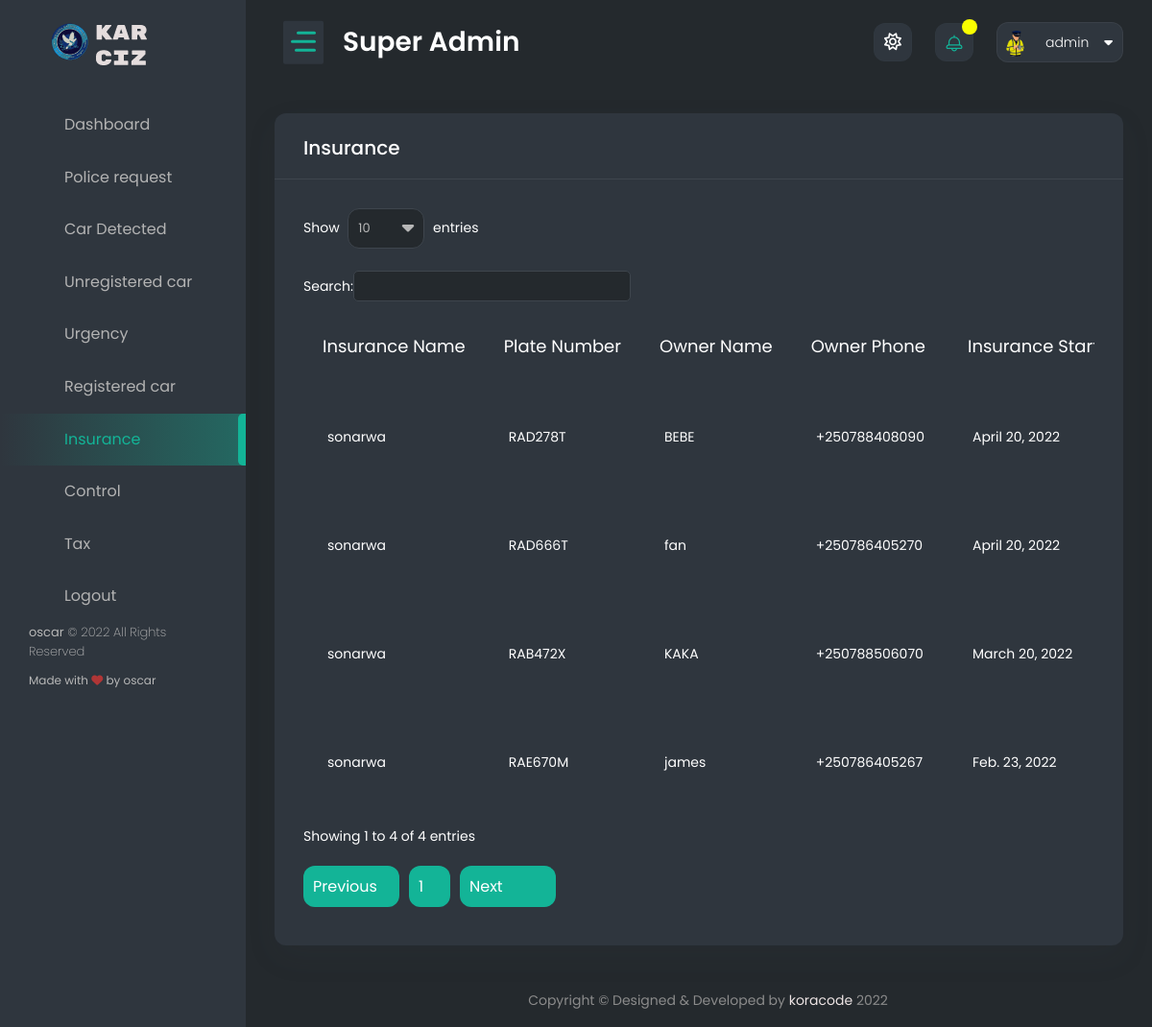
Page /superimboniadmin/admin_insurance/ (signed in) on the earlier database version.
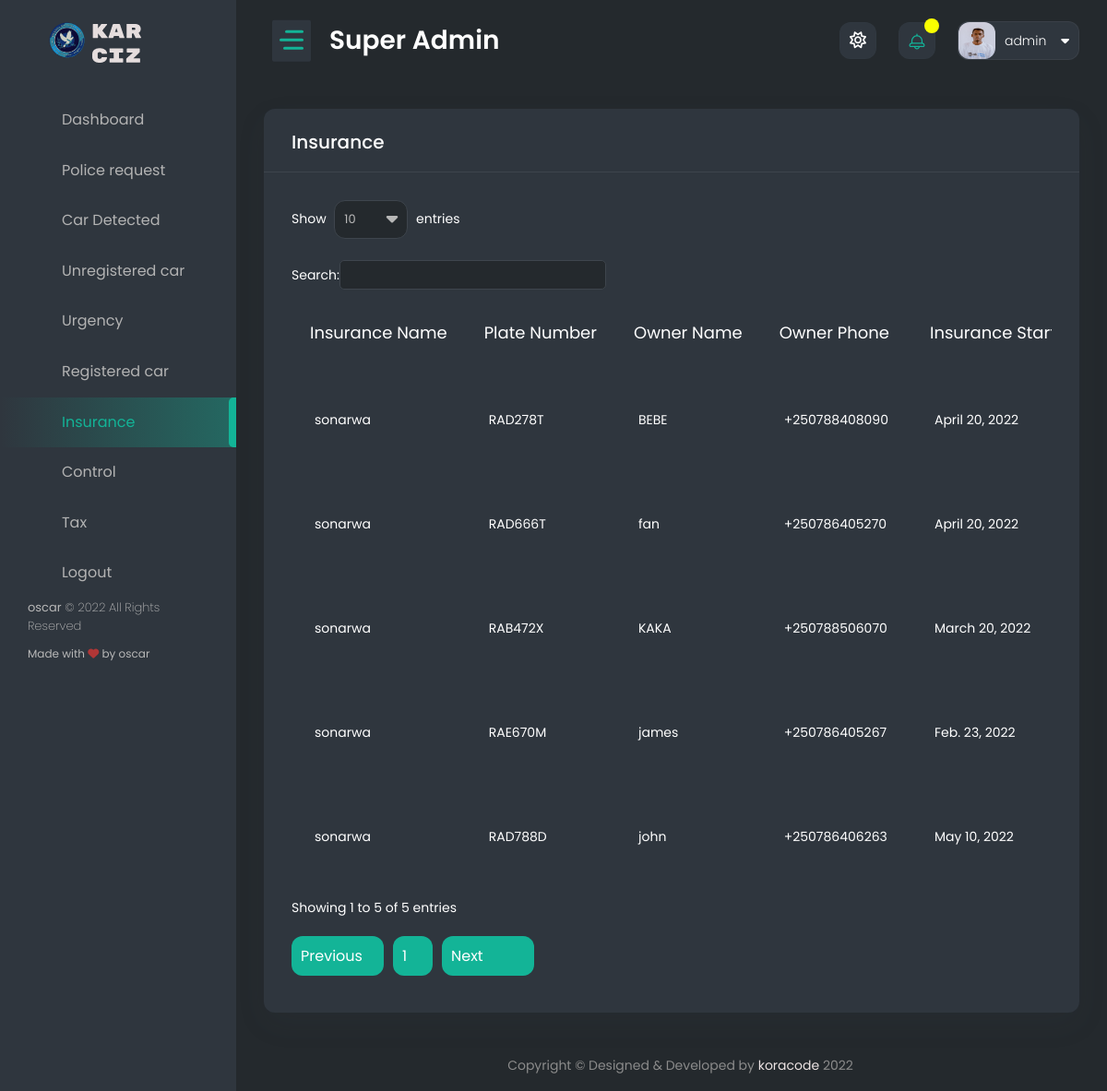
Same page on the later database version.
### authentication/models.py (models this page shows, shortened)
class Profile(models.Model):
    user = models.OneToOneField(User, on_delete=models.CASCADE)
    user_image = models.ImageField(upload_to='images/', default='profile.png', )
    date_of_birth = models.DateField(max_length=250, blank=True, null=True)
    id_number = models.PositiveIntegerField(blank=True, null=True)
    email = models.EmailField(blank=True, null=True)
    rank = models.CharField(max_length=50, blank=True, null=True)
    residence = models.CharField(max_length=50, blank=True, null=True)

### car_plate/models.py (models this page shows, shortened)
class Insurance(models.Model):
    insurance_name = models.CharField(max_length=50)
    car = models.ForeignKey(Car_registration, on_delete=models.SET_NULL, null=True)
    insurance_duration_start = models.DateField()
    insurance_duration_end = models.DateField()
    time_done = models.DateTimeField(auto_now_add=True)
    class Meta:
        verbose_name_plural = 'Insurance'

class Car_registration(models.Model):
    id = models.UUIDField(
        default=uuid.uuid4,
        unique=True,
        primary_key=True,
        editable=False
    )
    owner_name = models.CharField(max_length=50)
    Owner_Id = models.IntegerField()
    car_model = models.CharField(max_length=200, null=False)
    owner_phone_number = PhoneNumberField()
    owner_email = models.EmailField()
    plate_number = models.CharField(max_length=20, unique=True)
    time_done = models.DateTimeField(auto_now_add=True)
    class Meta:
        verbose_name_plural = 'Car Registration'
        ordering = ['-id']

### admin_panel/views.py (the view)
# urls.py: path('admin_insurance/', admin_insurance, name='admin_insurance'),
def admin_insurance(request):
    now_date = now.date()
    all_insurance = Insurance.objects.all()
    context = {
        'insurance': all_insurance,
        'now_date': now_date
    }
    return render(request, 'super_temp/admin_insurance.html', context)

### authentication/context_processors.py (called while the page is built)
def extras(request):
    user = request.user
    if user.is_authenticated:
        police_req = Police_request.objects.filter(police=user).first()
        profile_police = get_object_or_404(Profile, user=user)
        user_small = user.name
        user_small = user_small.split(' ')
        user_small = user_small[0][:2].upper()
        police_req = police_req
    else:
        profile_police = None
        user_small = None
        police_req = None
    return {
        'profile': profile_police,
        'user': user,
        'user_small': user_small,
        'police_req': police_req
    }

def message_review(request):
    try:
        user = request.user
        message_all = Send_message.objects.filter(police_user=user)[:10]
        user_small = user.name
        user_small = user_small.split(' ')
        user_small = user_small[0][:2].upper()
    except:
        message_all = []
    return {
        'message_all': message_all,
        'user_small': user_small
    }

### admin_panel/templates/super_temp/admin_insurance.html (shortened to what this page needs)
{% extends 'super_police/base.html' %}
{% load static %}
{% block content %}
    <div class="content-body">
			<div class="container-fluid">
				<div class="row">
                    <div class="col-12">
                        <div class="card">
                            <div class="card-header">
                                <h4 class="card-title">Insurance</h4>
                            </div>
                            <div class="card-body">
                                <div class="table-responsive">
                                    <table id="example4" class="display" style="min-width: 645px">
                                        <thead>
                                            <tr>
                                                <th>Insurance name</th>
                                                <th>plate number</th>
                                                <th>Owner name</th>
                                                <th>Owner phone</th>
                                                <th>Insurance start </th>
                                            </tr>
                                        </thead>
                                        <tbody>
                                        {% for insurance in insurance %}
                                            <tr>
                                                <td>{{ insurance.insurance_name }}</td>
                                                <td>{{ insurance.car.plate_number }}</td>
                                                <td>{{ insurance.car.owner_name }}</td>
                                                <td>{{ insurance.car.owner_phone_number }}</td>
                                                <td>{{ insurance.insurance_duration_start }}</td>
                                            </tr>
                                        {% endfor %}
                                        </tbody>
                                    </table>
                                </div>
                            </div>
                        </div>
                    </div>
				</div>
            </div>
        </div>
{% endblock %}

### templates/super_police/base.html (shortened to what the changed rows need)
<!DOCTYPE html>
<html lang="en">
<head>
    {% load static %}
	<link href="{% static 'dashboard/vendor/owl-carousel/owl.carousel.css' %}" rel="stylesheet">
    <link href="{% static 'dashboard/vendor/bootstrap-select/dist/css/bootstrap-select.min.css' %}" rel="stylesheet">
    <link href="{% static 'dashboard/css/style.css' %}" rel="stylesheet">
	<link href="{% static 'dashboard/cdn.lineicons.com/2.0/LineIcons.css' %}" rel="stylesheet">
</head>
<body>
    <div id="main-wrapper">
        <div class="header">
            <div class="header-content">
                <nav class="navbar navbar-expand">
                    <div class="collapse navbar-collapse justify-content-between">
                        <ul class="navbar-nav header-right">
                            <li class="nav-item dropdown header-profile">
                                <a class="nav-link" href="" role="button" data-bs-toggle="dropdown">
                                    <img src="{{ profile.user_image.url }}" width="20" alt=""/>
									<div class="header-info">
										<span>{{ user.name }}<i class="fa fa-caret-down ms-3" aria-hidden="true"></i></span>
									</div>
                                </a>
                            </li>
                        </ul>
                    </div>
                </nav>
            </div>
        </div>
        {% block content %}
        {% endblock %}
    </div>
</body>
</html>

Differences in the rows shown:
changed Profile: user_image: a different picture
added Insurance: insurance_name "sonarwa", car.plate_number "RAD788D", car.owner_name "john", car.owner_phone_number "+250786406263", insurance_duration_start "May 10, 2022"
Other differences:
text written by a page script: "Show 10 entries Search: Showing 1 to 4 of 4 entries Previous 1 Next" → "Show 10 entries Search: Showing 1 to 5 of 5 entries Previous 1 Next"
